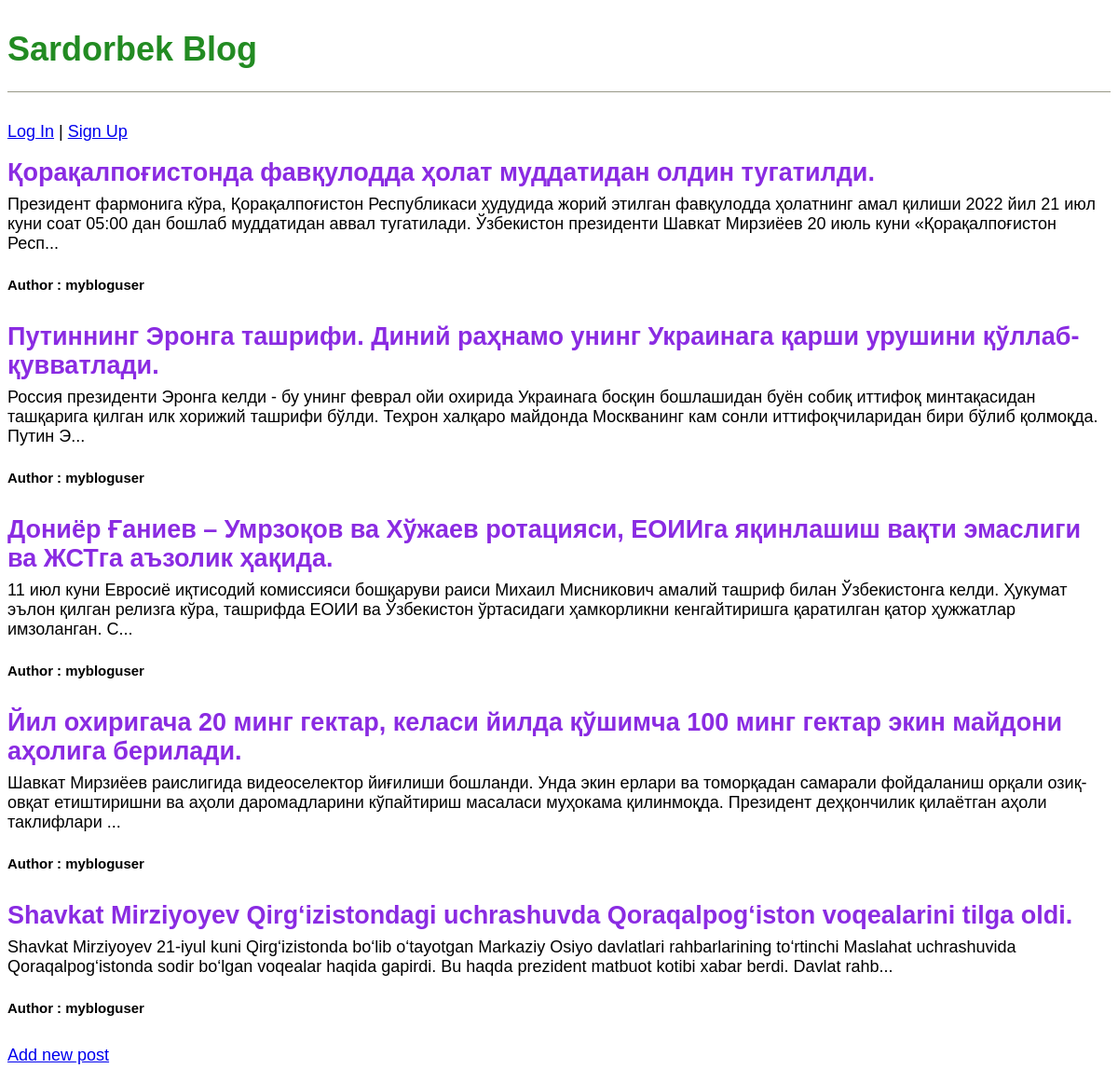
The page / on the database its author committed.
### MyBlogSiteApp/models.py (models this page shows, shortened)
class Post(models.Model):
    title = models.CharField(max_length=256)
    body = models.TextField()
    author = models.ForeignKey(
        'auth.User',
        on_delete=models.CASCADE
    )

### MyBlogSiteApp/views.py (the view)
# urls.py: path('', BlogListView.as_view(), name='home'),
class BlogListView(ListView):
    model = Post
    template_name = 'home.html'

### templates/home.html
{% extends 'base.html' %}
{% block content %}
    {% for post in object_list %}
        <div class="post-entry">
            <h2><a href="{% url 'full' post.pk %}">{{post.title}}.</a></h2>
            <p>{{post.body | slice:":256"}}...</p>
            <h5>Author :    {{post.author}}</h5>
        </div>
    {% endfor %}
{% endblock content %}

### templates/base.html (shortened to what this page needs)
{% load static %}
<!DOCTYPE html>
<html lang="en">
<head>
    <link rel="stylesheet" href="{% static 'css/base.css' %}">
</head>
<body>
<header>
    <h1><a href="{% url 'home' %}"> Sardorbek Blog</a></h1>
</header>
{% if user.is_authenticated %}
    <p>Wellcome! {{user.username}}</p>
    <p><a href="{% url 'logout' %}"> Log out</a></p>
{% else  %}
    <p><a href="{% url 'login' %}"> Log In</a> | <a href="{% url 'signup' %}">Sign Up</a></p>
{% endif %}
<div>
    {% block content %}
    {% endblock content %}
</div>
<footer>
    <p><a href="{% url 'add' %}"> Add new post</a></p>
</footer>
</body>
</html>

### static/css/base.css (style rules this page uses)
header { border-bottom: 1px solid #999988; margin-bottom: 2rem; display: flex; }
body { font-family: 'Noto Sans JP', sans-serif; font-size: 18px; }
header h1 a { color: forestgreen; text-decoration: none; }
.post-entry { margin-bottom: 2rem; }
.post-entry h2 { margin: 0.5rem 0; }
.post-entry h2 a , .post-entry h2 a:visited { color: blueviolet; text-decoration: none; }
.post-entry p { margin: 0; font-weight: 400; }

### rows shown on the page
Post: title "Қорақалпоғистонда фавқулодда ҳолат муддатидан олдин тугатилди", body "Президент фармонига кўра, Қорақалпоғистон Республикаси ҳудудида жорий этилган фавқулодда ҳолатнинг амал қилиши 2022 йил 21 июл куни соат 05:00 дан бошлаб муддатидан аввал тугатилади. Ўзбекистон президенти Шавкат Мирзиёев 20 июль куни «Қорақалпоғистон Респ", author "mybloguser"
Post: title "Путиннинг Эронга ташрифи. Диний раҳнамо унинг Украинага қарши урушини қўллаб-қувватлади", body "Россия президенти Эронга келди - бу унинг феврал ойи охирида Украинага босқин бошлашидан буён собиқ иттифоқ минтақасидан ташқарига қилган илк хорижий ташрифи бўлди. Теҳрон халқаро майдонда Москванинг кам сонли иттифоқчиларидан бири бўлиб қолмоқда. Путин Э", author "mybloguser"
Post: title "Дониёр Ғаниев – Умрзоқов ва Хўжаев ротацияси, ЕОИИга яқинлашиш вақти эмаслиги ва ЖСТга аъзолик ҳақида", body "11 июл куни Евросиё иқтисодий комиссияси бошқаруви раиси Михаил Мисникович амалий ташриф билан Ўзбекистонга келди. Ҳукумат эълон қилган релизга кўра, ташрифда ЕОИИ ва Ўзбекистон ўртасидаги ҳамкорликни кенгайтиришга қаратилган қатор ҳужжатлар имзоланган. С", author "mybloguser"
Post: title "Йил охиригача 20 минг гектар, келаси йилда қўшимча 100 минг гектар экин майдони аҳолига берилади", body "Шавкат Мирзиёев раислигида видеоселектор йиғилиши бошланди. Унда экин ерлари ва томорқадан самарали фойдаланиш орқали озиқ-овқат етиштиришни ва аҳоли даромадларини кўпайтириш масаласи муҳокама қилинмоқда. Президент деҳқончилик қилаётган аҳоли таклифлари", author "mybloguser"
Post: title "Shavkat Mirziyoyev Qirg‘izistondagi uchrashuvda Qoraqalpog‘iston voqealarini tilga oldi", body "Shavkat Mirziyoyev 21-iyul kuni Qirg‘izistonda bo‘lib o‘tayotgan Markaziy Osiyo davlatlari rahbarlarining to‘rtinchi Maslahat uchrashuvida Qoraqalpog‘istonda sodir bo‘lgan voqealar haqida gapirdi. Bu haqda prezident matbuot kotibi xabar berdi. Davlat rahb", author "mybloguser"
